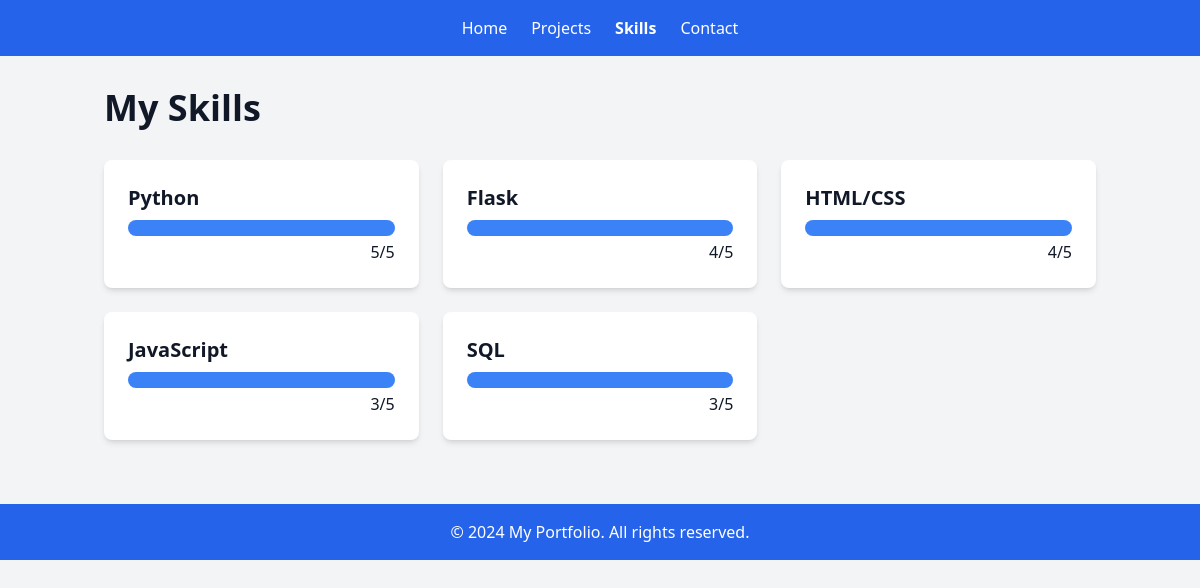
/skills, run on the app's committed database.
### app/models.py (models this page shows, shortened)
class Skill(db.Model):
    id = db.Column(db.Integer, primary_key=True)
    name = db.Column(db.String(50), nullable=False)
    proficiency = db.Column(db.Integer)  # 1-5 scale

### app/routes.py (the view)
@app.route('/skills')
@cache.cached(timeout=300)  # Cache for 5 minutes
def skills():
    try:
        skills = Skill.query.order_by(Skill.proficiency.desc()).all()
        if not skills:
            app.logger.warning("No skills found")
            return render_template('skills.html', skills=[], current_year=current_year)
        return render_template('skills.html', skills=skills, current_year=current_year)
    except SQLAlchemyError as e:
        app.logger.error(f"Database error in skills route: {str(e)}")
        abort(500)

### app/__init__.py (called while the page is built)
@app.after_request
def add_security_headers(response):
    for header, value in app.config['SECURE_HEADERS'].items():
        response.headers[header] = value
    return response

### run.py (called while the page is built)
@app.before_request
def create_tables():
    db.create_all()
    app.logger.info("Database tables created (if they didn't exist)")

### app/templates/skills.html (shortened to what this page needs)
{% extends "base.html" %}
{% block content %}
    <h1 class="text-4xl font-bold mb-8">My Skills</h1>
    <div class="grid grid-cols-1 md:grid-cols-2 lg:grid-cols-3 gap-6">
    {% for skill in skills %}
        <div class="bg-white rounded-lg shadow-md p-6">
            <h2 class="text-xl font-semibold mb-2">{{ skill.name }}</h2>
            <div class="bg-gray-200 rounded-full h-4 overflow-hidden">
                <div class="bg-blue-500 h-full w-[{{ skill.proficiency * 20 }}%]"></div>
            </div>
            <p class="text-right mt-1">{{ skill.proficiency }}/5</p>
        </div>
    {% endfor %}
    </div>
{% endblock %}

### app/static/css/style.css (style rules this page uses)
html, :host { line-height: 1.5; -webkit-text-size-adjust: 100%; -moz-tab-size: 4; -o-tab-size: 4; tab-size: 4; font-family: ui-sans-serif, system-ui, sans-serif, "Apple Color Emoji", "Segoe UI Emoji", "Segoe UI Symbol", "Noto Color Emoji"; font-feature-settings: normal; font-variation-settings: normal; -webkit-tap-highlight-color: transparent; }
body { margin: 0; line-height: inherit; }
h1, h2, h3, h4, h5, h6 { font-size: inherit; font-weight: inherit; }
blockquote, dl, dd, h1, h2, h3, h4, h5, h6, hr, figure, p, pre { margin: 0; }
.mb-2 { margin-bottom: 0.5rem; }
.mb-8 { margin-bottom: 2rem; }
.mt-1 { margin-top: 0.25rem; }
.grid { display: grid; }
.h-4 { height: 1rem; }
.h-full { height: 100%; }
.grid-cols-1 { grid-template-columns: repeat(1, minmax(0, 1fr)); }
.gap-6 { gap: 1.5rem; }
.overflow-hidden { overflow: hidden; }
.rounded-full { border-radius: 9999px; }
.rounded-lg { border-radius: 0.5rem; }
.bg-blue-500 { --tw-bg-opacity: 1; background-color: rgb(59 130 246 / var(--tw-bg-opacity)); }
.bg-gray-100 { --tw-bg-opacity: 1; background-color: rgb(243 244 246 / var(--tw-bg-opacity)); }
.bg-gray-200 { --tw-bg-opacity: 1; background-color: rgb(229 231 235 / var(--tw-bg-opacity)); }
.bg-white { --tw-bg-opacity: 1; background-color: rgb(255 255 255 / var(--tw-bg-opacity)); }
.p-6 { padding: 1.5rem; }
.text-right { text-align: right; }
.font-sans { font-family: ui-sans-serif, system-ui, sans-serif, "Apple Color Emoji", "Segoe UI Emoji", "Segoe UI Symbol", "Noto Color Emoji"; }
.text-4xl { font-size: 2.25rem; line-height: 2.5rem; }
.text-xl { font-size: 1.25rem; line-height: 1.75rem; }
.font-bold { font-weight: 700; }
.font-semibold { font-weight: 600; }
.text-gray-900 { --tw-text-opacity: 1; color: rgb(17 24 39 / var(--tw-text-opacity)); }
.shadow-md { --tw-shadow: 0 4px 6px -1px rgb(0 0 0 / 0.1), 0 2px 4px -2px rgb(0 0 0 / 0.1); --tw-shadow-colored: 0 4px 6px -1px var(--tw-shadow-color), 0 2px 4px -2px var(--tw-shadow-color); box-shadow: var(--tw-ring-offset-shadow, 0 0 #0000), var(--tw-ring-shadow, 0 0 #0000), var(--tw-shadow); }
@media (min-width: 768px) { .md\:grid-cols-2 { grid-template-columns: repeat(2, minmax(0, 1fr)); } }
@media (min-width: 1024px) { .lg\:grid-cols-3 { grid-template-columns: repeat(3, minmax(0, 1fr)); } }

### data on the page
Skill: name "Python", proficiency "5"
Skill: name "Flask", proficiency "4"
Skill: name "HTML/CSS", proficiency "4"
Skill: name "JavaScript", proficiency "3"
Skill: name "SQL", proficiency "3"

### other printed values
{{ current_year }} "2024"
